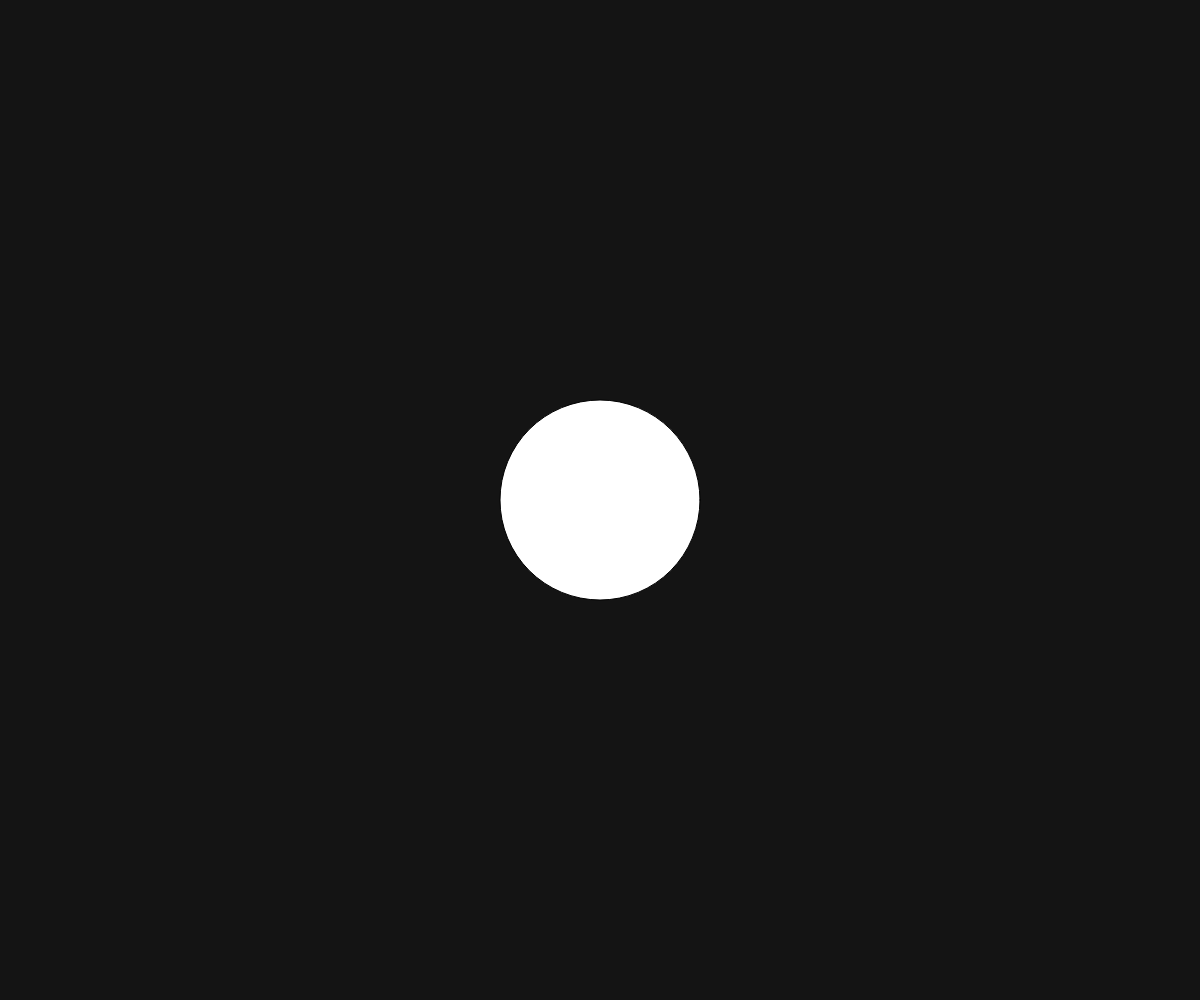
Frame 1 (no input)
Frame 60 (no input): identical to frame 1, image omitted
Frame 120 (the mouse pressed at the canvas centre since frame 60): identical to frame 1, image omitted

The p5.js sketch that drew this single still picture (run headless with seeded random() and noise() and a simulated clock; from frame 60 on, the mouse is pressed at the canvas centre):

// p5.js sketch
// ── sketch.js
// TODO: global state variables

let md;
let clickCounter;
function setup() {
  createCanvas(windowWidth, windowHeight);
clickCounter=0;
md=200;
}

function draw() {
 background(20);
 fill(255);
 ellipse(width/2,height/2,md)
}

function mouseReleased() {
  clickCounter += 1;
  md=map(clickCounter,0,10,200,10);
  print(clickCounter,md);
}
